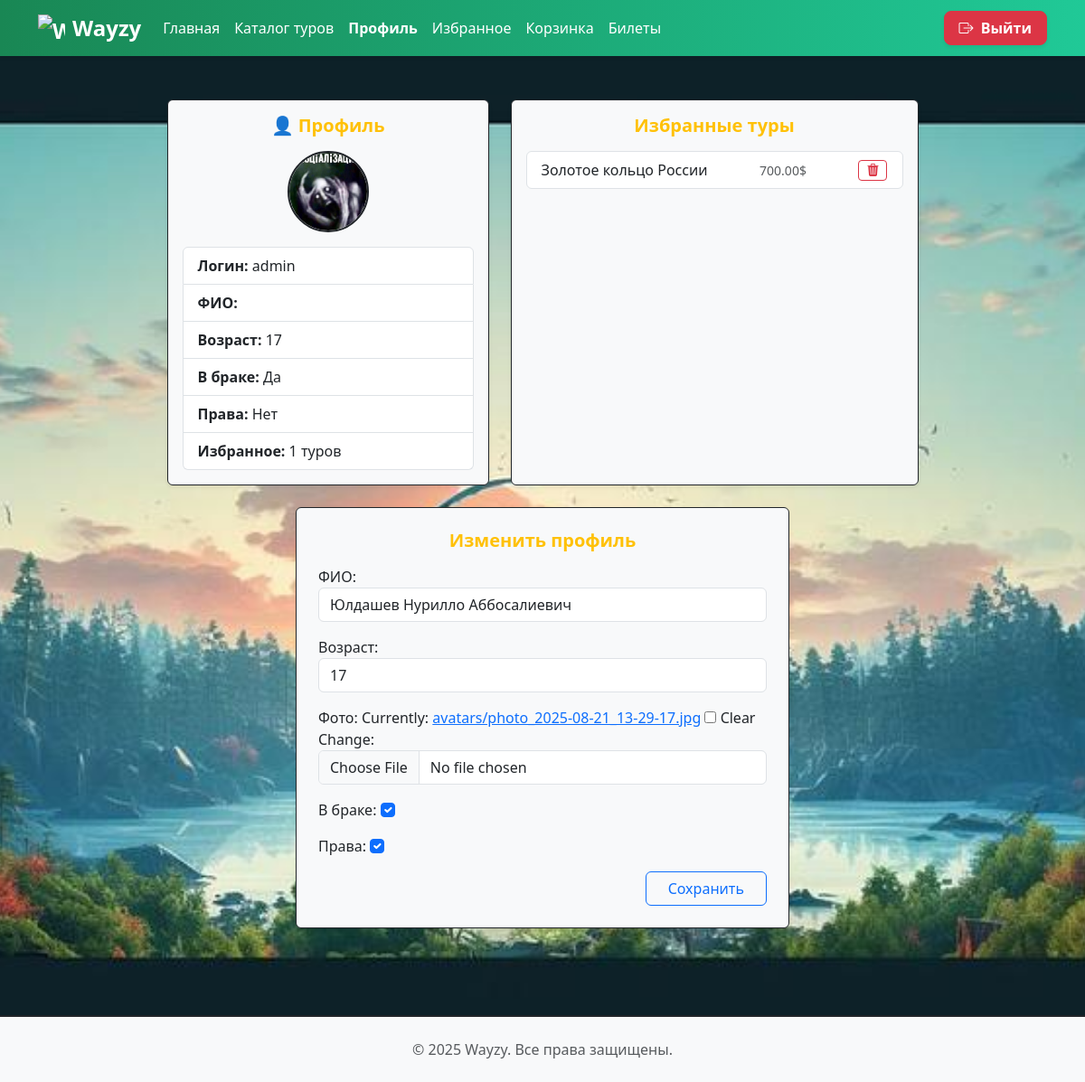
The page /profile/ (signed in) on the database as committed earlier.
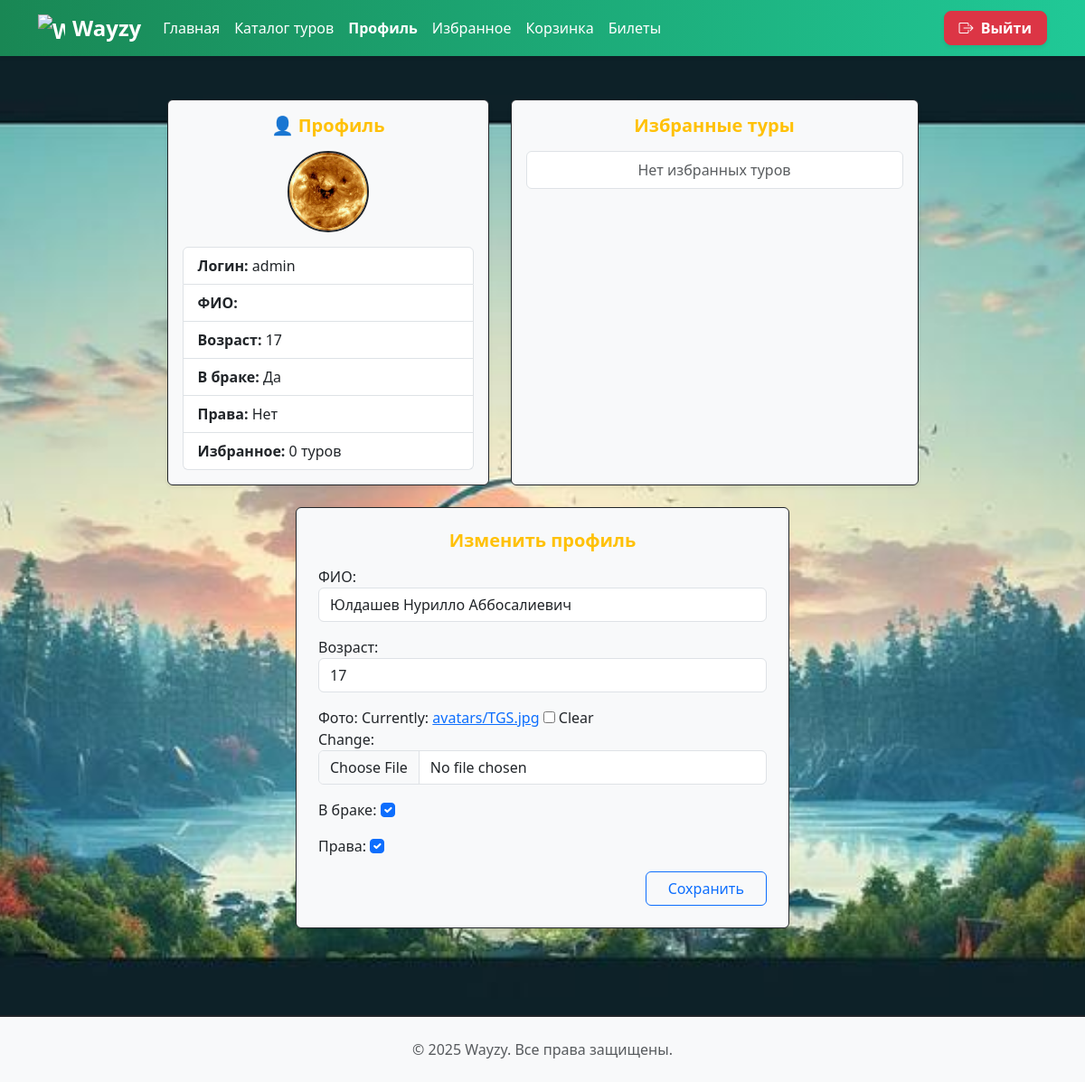
The same page on the database as committed later.
### voyage/models.py (models this page shows, shortened)
class Profile(models.Model):
    user = models.OneToOneField(User, on_delete=models.CASCADE, related_name="profile")
    fio = models.CharField(max_length=255, blank=True, verbose_name="ФИО")
    age = models.PositiveIntegerField(null=True, blank=True, verbose_name="Возраст")
    photo = models.ImageField(upload_to="avatars/", null=True, blank=True, verbose_name="Фото")
    married = models.BooleanField(default=False, verbose_name="В браке")
    license = models.BooleanField(default=False, verbose_name="Права")

class Favorite(models.Model):
    user = models.ForeignKey(User, on_delete=models.CASCADE, related_name='favorites')
    tour = models.ForeignKey(Tour, on_delete=models.CASCADE, related_name='favorited_by')
    created_at = models.DateTimeField(default=timezone.now)
    class Meta:
        unique_together = ('user', 'tour')

class Tour(models.Model):
    CONTINENTS = [
        ('Africa', 'Африка'),
        ('Europe', 'Европа'),
        ('North America', 'Северная Америка'),
        ('South America', 'Южная Америка'),
        ('Asia', 'Азия'),
        ('Australia', 'Австралия'),
        ('Antarctica', 'Антарктида')
    ]
    category = models.ForeignKey(Category, on_delete=models.CASCADE, related_name='tours', verbose_name='Категория')
    title = models.CharField(max_length=199, verbose_name='Название')
    continent = models.CharField(max_length=47, choices=CONTINENTS, blank=True, verbose_name='Континент')
    slogan = models.CharField(max_length=199, blank=True, verbose_name='Слоган')
    country = models.CharField(max_length=101, blank=True, verbose_name='Страна')
    start_date = models.DateField(null=True, blank=True, verbose_name='Дата начала')
    seats = models.PositiveIntegerField(default=0, verbose_name='Количество мест')
    total_seats = models.PositiveIntegerField(default=0, verbose_name='Всего мест')
    departure = models.CharField(max_length=199, blank=True, verbose_name='Отправление')
    duration = models.IntegerField(help_text='Количество дней', verbose_name='Длительность')
    difficulty = models.CharField(max_length=99, blank=True, verbose_name='Сложность')
    program = models.TextField(blank=True, verbose_name='Программа тура')
    included = models.TextField(blank=True, verbose_name='Что включено')
    price = models.DecimalField(max_digits=11, decimal_places=2, verbose_name='Цена')
    image = models.ImageField(upload_to='tours/', blank=True, null=True, verbose_name='Изображение')
    class Meta:
        verbose_name = 'Тур'
        verbose_name_plural = 'Туры'
        ordering = ['title']

### voyage/views.py (the view)
# urls.py: path("profile/", views.profile_view, name="profile"),
@login_required
def profile_view(request):
    profile = request.user.profile
    favorites = Favorite.objects.filter(user=request.user).select_related('tour')
    if request.method == "POST":
        form = ProfileForm(request.POST, request.FILES, instance=profile)
        if form.is_valid():
            form.save()
            messages.success(request, "Профиль успешно обновлён!")
            return redirect("profile")
    else:
        form = ProfileForm(instance=profile)
    return render(request, "voyage/profile.html", {
        "form": form,
        "profile": profile,
        'favorites': favorites,
    })

### voyage/forms.py
class ProfileForm(forms.ModelForm):
    class Meta:
        model = Profile
        fields = ["fio", "age", "photo", "married", "license"]
        widgets = {
            "fio": forms.TextInput(attrs={"class": "form-control", "placeholder": "Введите ФИО"}),
            "age": forms.NumberInput(attrs={"class": "form-control", "placeholder": "Возраст"}),
            "photo": forms.ClearableFileInput(attrs={"class": "form-control"}),
            "married": forms.CheckboxInput(attrs={"class": "form-check-input"}),
            "license": forms.CheckboxInput(attrs={"class": "form-check-input"}),
        }

### voyage/templates/voyage/profile.html (shortened to what the changed rows need)
<!doctype html>
<html lang="en">
<head>
    {% load static %}
    <link href="https://cdn.jsdelivr.net/npm/bootstrap@5.3.7/dist/css/bootstrap.min.css" rel="stylesheet">
    <link rel="stylesheet" href="https://cdn.jsdelivr.net/npm/bootstrap-icons@1.13.1/font/bootstrap-icons.min.css">
    <link rel="stylesheet" href="{% static 'voyage/css/styles.css' %}">
</head>
<body style='
background: fixed;
background-image: url("{% static "voyage/images/reg_bg.jpg" %}");
background-size: cover;
background-position: center center;
background-repeat: no-repeat;
'>
<div class="container py-5 min-vh-100">
    <div class="row g-4 justify-content-center">
        <div class="col-md-6 col-lg-4">
            <div class="bg-body-tertiary p-3 rounded border border-dark shadow-sm h-100">
                <div class="text-center mb-3">
                    <img src="{% if profile.photo %}{{ profile.photo.url }}{% else %}https://data.chpic.su/stickers/d/DeveloperIconsStickers/DeveloperIconsStickers_010.webp{% endif %}"
                         class="rounded-circle border border-2 border-dark" width="90" height="90" alt="Аватар">
                </div>
                <ul class="list-group">
                    <li class="list-group-item"><strong>Логин:</strong> {{ user.username }}</li>
                    <li class="list-group-item"><strong>ФИО:</strong> {{ profile.full_name }}</li>
                    <li class="list-group-item"><strong>Возраст:</strong> {{ profile.age }}</li>
                    <li class="list-group-item"><strong>В браке:</strong>
                        {% if profile.married %}Да{% else %}Нет{% endif %}
                    </li>
                    <li class="list-group-item"><strong>Права:</strong>
                        {% if profile.has_license %}Есть{% else %}Нет{% endif %}
                    </li>
                    <li class="list-group-item"><strong>Избранное:</strong> {{ favorites.count }} туров</li>
                </ul>
            </div>
        </div>
        <div class="col-md-6 col-lg-5">
            <div class="bg-body-tertiary p-3 rounded border border-dark shadow-sm h-100">
                <ul class="list-group">
                    {% for fav in favorites %}
                    <li class="list-group-item d-flex justify-content-between align-items-center">
                        {{ fav.tour.title }}
                        <span class="text-muted small">{{ fav.tour.price }}$</span>
                        <a href="{% url 'remove_from_favorites' fav.tour.id %}"
                           class="btn btn-sm btn-outline-danger px-2 py-0">
                            <i class="bi bi-trash3-fill"></i>
                        </a>
                    </li>
                    {% empty %}
                    <li class="list-group-item text-center text-muted">Нет избранных туров</li>
                    {% endfor %}
                </ul>
            </div>
        </div>
        <div class="col-lg-6">
            <div class="bg-body-tertiary p-4 rounded border border-dark shadow-sm h-100">
                <form method="post" enctype="multipart/form-data">
                    {{ form.as_p }}
                    <div class="text-end">
                        <button type="submit" class="btn btn-outline-primary px-4">Сохранить</button>
                    </div>
                </form>
            </div>
        </div>
    </div>
</div>
</body>
</html>

Rows that differ between the two databases and show on the page:
removed Favorite: tour "Золотое кольцо России", tour.price "700.00"
changed Profile "Юлдашев Нурилло Аббосалиевич": photo: a different picture
Other text that changed with them:
{{ favorites.count }}: "1" → "0"
text no longer shown: "ФИО: Возраст: Фото: Currently: avatars/photo_2025-08-21_13-29-17.jpg Clear Change: В браке: Права:"
text now shown: "Нет избранных туров ФИО: Возраст: Фото: Currently: avatars/TGS.jpg Clear Change: В браке: Права:"
